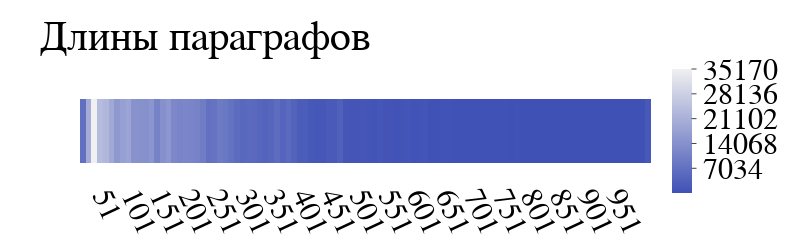

Source (notebook cell):
### Code cell
heats = make_hist3(paragraphs_lengths, 100, 10)
fig = plot(*heats, 'Длины параграфов')
fig

### Figure 1 — Plotly figure (JSON) as saved in the notebook; plotly's stock layout.template omitted (floating-point values rounded to 4 significant figures)
{"data": [{"colorbar": {"dtick": 7034, "len": 2.25, "lenmode": "fraction", "thickness": 20, "tick0": 0, "tickformat": "000", "ticks": "outside"}, "colorscale": [[0, "rgba(63, 81, 181, 1.0)"], [1, "#f0f0f0"]], "type": "heatmap", "x": [11, 21, 31, 41, 51, 61, 71, 81, 91, 101, 111, 121, 131, 141, 151, 161, 171, 181, 191, 201, 211, 221, 231, 241, 251, 261, 271, 281, 291, 301, 311, 321, 331, 341, 351, 361, 371, 381, 391, 401, 411, 421, 431, 441, 451, 461, 471, 481, 491, 501, 511, 521, 531, 541, 551, 561, 571, 581, 591, 601, 611, 621, 631, 641, 651, 661, 671, 681, 691, 701, 711, 721, 731, 741, 751, 761, 771, 781, 791, 801, 811, 821, 831, 841, 851, 861, 871, 881, 891, 901, 911, 921, 931, 941, 951, 961, 971, 981, 991, 1001], "y": [""], "z": [[6837, 19836, 35172, 23705, 22560, 19400, 15862, 17564, 18370, 14547, 14300, 14002, 15036, 11047, 14026, 15408, 12287, 11588, 11768, 11630, 11082, 9808, 7006, 7610, 9108, 8507, 7266, 5931, 5036, 5532, 5300, 4658, 4116, 4598, 5970, 4338, 5468, 4017, 2549, 2465, 1703, 1502, 1369, 2070, 2085, 3471, 1210, 913, 1016, 1197, 953, 610, 1079, 773, 792, 518, 642, 929, 505, 603, 973, 352, 316, 433, 379, 247, 292, 231, 224, 226, 197, 304, 181, 184, 166, 121, 167, 137, 122, 100, 103, 89, 108, 117, 84, 85, 83, 87, 77, 58, 58, 82, 39, 49, 58, 77, 30, 33, 61, 1617]]}], "layout": {"font": {"color": "black", "family": "Times New Roman", "size": 30}, "height": 250, "margin": {"pad": 10}, "plot_bgcolor": "rgba(0, 0, 0, 0)", "showlegend": false, "title": {"text": "Длины параграфов"}, "width": 800, "xaxis": {"tick0": 0, "tickangle": 65, "tickformat": "000", "tickmode": "array", "tickvals": [1, 51, 101, 151, 201, 251, 301, 351, 401, 451, 501, 551, 601, 651, 701, 751, 801, 851, 901, 951], "type": "linear"}, "yaxis": {"side": "left", "tickangle": 0, "tickformat": "000", "title": {"font": {"color": "black", "family": "Times New Roman", "size": 25}}}}}
